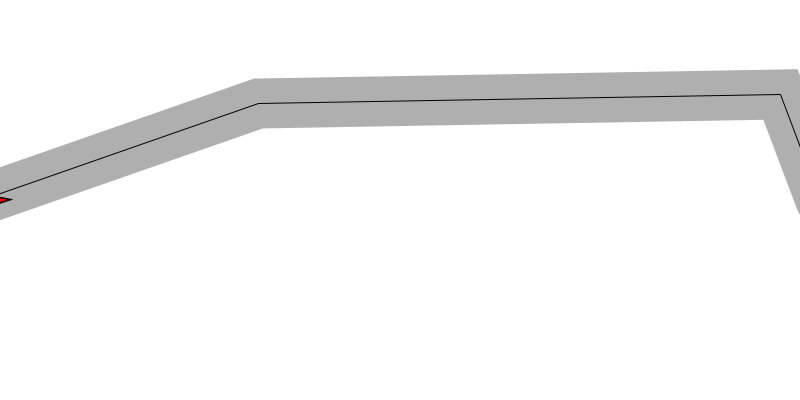
Frame 1 (no input)
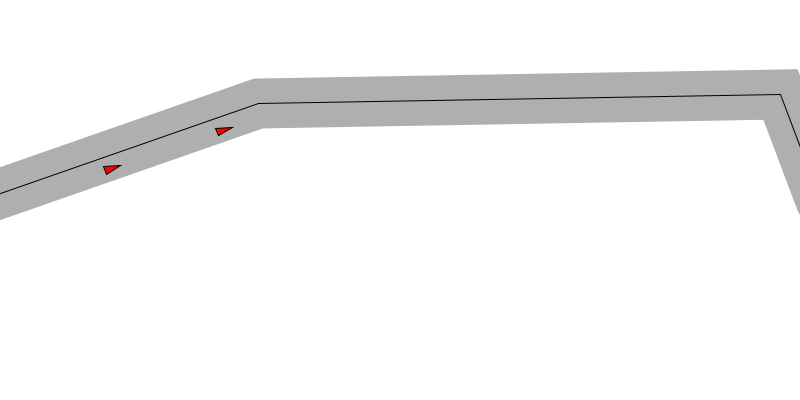
Frame 60 (the mouse pressed at the canvas centre just before this capture)
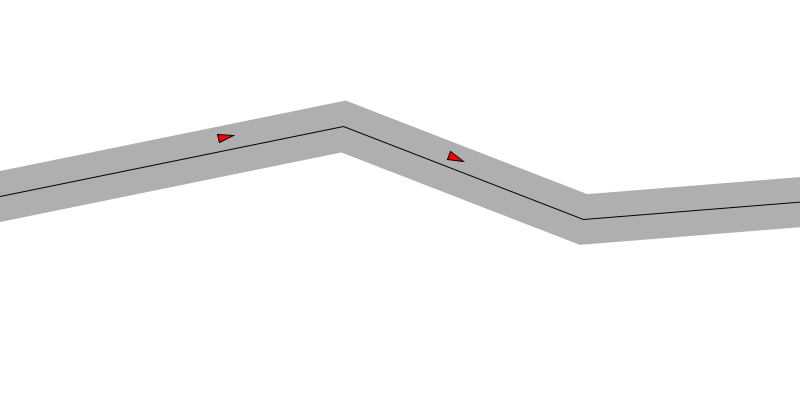
Frame 120 (the mouse held since frame 60 and released just before this capture)

The Processing sketch that drew these frames (run headless with seeded random() and noise(); from frame 60 on, the mouse is pressed at the canvas centre):

// Processing sketch: PathFollowing
// ── PathFollowing.pde
Path path;
Vehicle car1;
Vehicle car2;

void setup() {
  size(800,400);
  path = new Path();
  path.newPath();
  car1 = new Vehicle(new PVector(0, height/2), 4, 0.4);
  car2 = new Vehicle(new PVector(0, height/2), 2, 0.08);
}

void draw() {
  background(255);
  path.display();
  car1.follow(path);
  car1.run();
  car1.borders(path);
  car2.follow(path);
  car2.run();
  car2.borders(path);
}

public void mousePressed() {
  path.newPath();
}

// ── Path.pde
class Path {

  ArrayList<PVector> points;
  float radius;

  Path() {
    radius = 20;
    points = new ArrayList<PVector>();//每一个Path实体都会有一个对应都Arraylist
  }

  void addPoint(float x, float y) {
    PVector point = new PVector(x, y);
    points.add(point);
  }

  PVector getStart() {
    return points.get(0);
  }

  PVector getEnd() {
    return points.get(points.size()-1);
  }

  void display() {
    stroke(175);
    strokeWeight((radius+5)*2);
    noFill();
    beginShape();
    for (PVector v : points) {
      vertex(v.x, v.y);
    }
    endShape();
    stroke(0);
    strokeWeight(1);
    noFill();
    beginShape();
    for (PVector v : points) {
      vertex(v.x, v.y);
    }
    endShape();
  }

  void newPath() { //从左向右向arraylist中添加点，以便操作
    path = new Path();
    path.addPoint(-20, height/2);
    path.addPoint(random(0, width/2), random(0, height));
    path.addPoint(random(width/2, width), random(0, height));
    path.addPoint(width+20, height/2);
  }
}

// ── Vehicle.pde
class Vehicle {

  PVector position;
  PVector velocity;
  PVector acceleration;
  float r;
  float maxforce;
  float maxspeed;

  Vehicle( PVector l, float ms, float mf) { //每辆车子的性能不同
    position = l.get();
    r = 4.0;
    maxforce = mf;
    maxspeed = ms;
    acceleration = new PVector(0, 0);
    velocity = new PVector(10, 0); //给予一个初始速度
  }

  void run() {
    update();
    display();
  }

  void update() {
    velocity.add(acceleration);
    velocity.limit(maxspeed); //限制速度（防止因转向力导致过快/慢）
    position.add(velocity);
    acceleration.mult(0);
  }

  void display() { //画一个朝着速度方向的三角形
    float theta = velocity.heading2D() + radians(90);
    fill(255,0,0);
    stroke(0);
    pushMatrix();
    translate(position.x, position.y);
    rotate(theta);
    beginShape(PConstants.TRIANGLES);
    vertex(0, -r*2);
    vertex(-r, r*2);
    vertex(r, r*2);
    endShape();
    popMatrix();
  }

  void applyForce(PVector force) { //无质量时
    acceleration.add(force);
  }

  void follow (Path p) {
    PVector velocity_ = velocity.get();
    velocity_.normalize();
    velocity_.mult(50);
    PVector predictpos = PVector.add(position, velocity_);
    //找到小车的未来位置（predictpos）
    
    PVector target = null;
    float worldRecord = 1000000;

    for (int i=0; i<p.points.size()-1; i++) {
      PVector a = p.points.get(i);
      PVector b = p.points.get(i+1);
      PVector normalPoint = getNoramlPoint(predictpos, a, b);
      //对每条线段获取法线交点
      if (normalPoint.x < a.x || normalPoint.x > b.x) {
        normalPoint = b.get();
      }
      //如果法线点不在线段内部,将法线视为线段的末端

      float distance = PVector.dist(predictpos, normalPoint);
      if (distance < worldRecord) {
        worldRecord = distance;
        //查找最近的法线点

        PVector direction = PVector.sub(b, a);
        direction.normalize();
        direction.mult(35);
        target = normalPoint.get();
        target.add(direction);
        //将离法线点一段距离的点视为希望到达的目标点
      }
      //最后只有离路最近的点会被当成目标点
    }

    if (worldRecord > p.radius-5) {
      seek(target);
    }
    //只有当距离大于路径的半径时才进行转向
  }

  PVector getNoramlPoint(PVector p, PVector a, PVector b) {
    //a：线段起始点 b：线段终点 p：predictpos
    PVector ap = PVector.sub(p, a);
    PVector ab = PVector.sub(b, a);
    ab.normalize();
    ab.mult(ap.dot(ab));
    PVector normalPoint = PVector.add(a, ab);//计算过程参考noc一书
    return normalPoint;
  }

  void seek(PVector target) { //进行转向
    PVector desired = PVector.sub(target, position);
    desired.normalize();
    desired.mult(maxspeed);
    PVector steer = PVector.sub(desired, velocity);
    steer.limit(maxforce);
    applyForce(steer);
  }

  void borders(Path p) {
    if (position.x > p.getEnd().x + r) {
      position.x = p.getStart().x - r;
      position.y = p.getStart().y + (position.y-p.getEnd().y);
    }
  }
}
